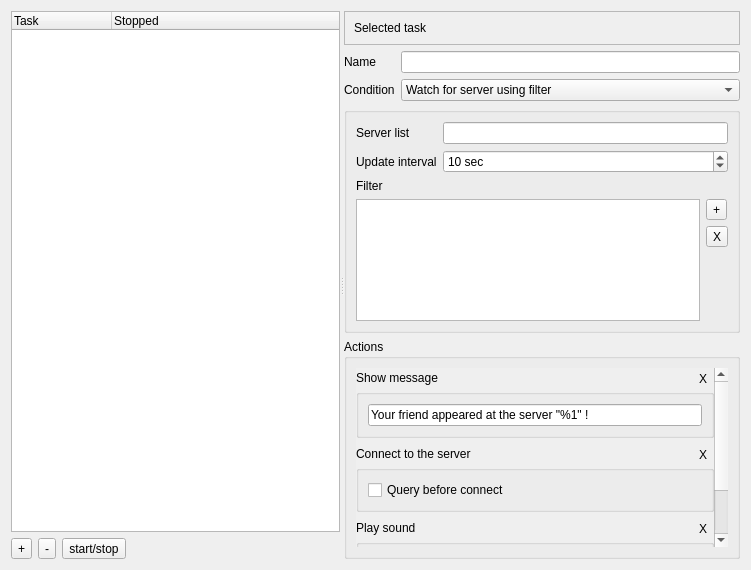
<?xml version="1.0" encoding="UTF-8"?>
<ui version="4.0">
 <class>Form</class>
 <widget class="QWidget" name="Form">
  <property name="geometry">
   <rect>
    <x>0</x>
    <y>0</y>
    <width>751</width>
    <height>570</height>
   </rect>
  </property>
  <property name="windowTitle">
   <string>Form</string>
  </property>
  <layout class="QVBoxLayout" name="verticalLayout_3">
   <item>
    <widget class="QSplitter" name="splitter">
     <property name="orientation">
      <enum>Qt::Horizontal</enum>
     </property>
     <widget class="QWidget" name="layoutWidget">
      <layout class="QVBoxLayout" name="verticalLayout_2">
       <item>
        <widget class="QTreeWidget" name="treeWidget">
         <column>
          <property name="text">
           <string>Task</string>
          </property>
         </column>
         <column>
          <property name="text">
           <string>Stopped</string>
          </property>
         </column>
        </widget>
       </item>
       <item>
        <layout class="QHBoxLayout" name="horizontalLayout">
         <item>
          <widget class="QToolButton" name="toolButton">
           <property name="text">
            <string>+</string>
           </property>
          </widget>
         </item>
         <item>
          <widget class="QToolButton" name="toolButton_2">
           <property name="text">
            <string>-</string>
           </property>
          </widget>
         </item>
         <item>
          <widget class="QToolButton" name="toolButton_3">
           <property name="text">
            <string>start/stop</string>
           </property>
          </widget>
         </item>
         <item>
          <spacer name="horizontalSpacer">
           <property name="orientation">
            <enum>Qt::Horizontal</enum>
           </property>
           <property name="sizeHint" stdset="0">
            <size>
             <width>40</width>
             <height>20</height>
            </size>
           </property>
          </spacer>
         </item>
        </layout>
       </item>
      </layout>
     </widget>
     <widget class="QWidget" name="widget" native="true">
      <layout class="QVBoxLayout" name="verticalLayout_5">
       <item>
        <widget class="QFrame" name="frame">
         <property name="sizePolicy">
          <sizepolicy hsizetype="Preferred" vsizetype="Maximum">
           <horstretch>0</horstretch>
           <verstretch>0</verstretch>
          </sizepolicy>
         </property>
         <property name="frameShape">
          <enum>QFrame::StyledPanel</enum>
         </property>
         <property name="frameShadow">
          <enum>QFrame::Raised</enum>
         </property>
         <layout class="QHBoxLayout" name="horizontalLayout_2">
          <item>
           <widget class="QLabel" name="label">
            <property name="text">
             <string>Selected task</string>
            </property>
           </widget>
          </item>
         </layout>
        </widget>
       </item>
       <item>
        <layout class="QFormLayout" name="formLayout_2">
         <item row="0" column="0">
          <widget class="QLabel" name="label_3">
           <property name="text">
            <string>Name</string>
           </property>
          </widget>
         </item>
         <item row="0" column="1">
          <widget class="QLineEdit" name="lineEdit"/>
         </item>
         <item row="1" column="0">
          <widget class="QLabel" name="label_2">
           <property name="text">
            <string>Condition</string>
           </property>
          </widget>
         </item>
         <item row="1" column="1">
          <widget class="QComboBox" name="comboBox">
           <item>
            <property name="text">
             <string>Watch for server using filter</string>
            </property>
           </item>
           <item>
            <property name="text">
             <string>Execute shell script</string>
            </property>
           </item>
           <item>
            <property name="text">
             <string>Execute python script</string>
            </property>
           </item>
          </widget>
         </item>
        </layout>
       </item>
       <item>
        <widget class="QGroupBox" name="groupBox_2">
         <property name="sizePolicy">
          <sizepolicy hsizetype="Preferred" vsizetype="Expanding">
           <horstretch>0</horstretch>
           <verstretch>0</verstretch>
          </sizepolicy>
         </property>
         <property name="title">
          <string/>
         </property>
         <layout class="QVBoxLayout" name="verticalLayout_13">
          <item>
           <layout class="QFormLayout" name="formLayout_3">
            <item row="0" column="0">
             <widget class="QLabel" name="label_8">
              <property name="text">
               <string>Server list</string>
              </property>
             </widget>
            </item>
            <item row="0" column="1">
             <widget class="QLineEdit" name="lineEdit_3"/>
            </item>
            <item row="1" column="0">
             <widget class="QLabel" name="label_10">
              <property name="text">
               <string>Update interval</string>
              </property>
             </widget>
            </item>
            <item row="1" column="1">
             <widget class="QSpinBox" name="spinBox">
              <property name="suffix">
               <string> sec</string>
              </property>
              <property name="maximum">
               <number>100</number>
              </property>
              <property name="value">
               <number>10</number>
              </property>
             </widget>
            </item>
           </layout>
          </item>
          <item>
           <layout class="QVBoxLayout" name="verticalLayout_12">
            <item>
             <widget class="QLabel" name="label_9">
              <property name="text">
               <string>Filter</string>
              </property>
             </widget>
            </item>
            <item>
             <layout class="QHBoxLayout" name="horizontalLayout_8">
              <item>
               <widget class="QListWidget" name="listWidget"/>
              </item>
              <item>
               <layout class="QVBoxLayout" name="verticalLayout_6">
                <item>
                 <widget class="QToolButton" name="toolButton_8">
                  <property name="text">
                   <string>+</string>
                  </property>
                 </widget>
                </item>
                <item>
                 <widget class="QToolButton" name="toolButton_9">
                  <property name="text">
                   <string>X</string>
                  </property>
                 </widget>
                </item>
                <item>
                 <spacer name="verticalSpacer">
                  <property name="orientation">
                   <enum>Qt::Vertical</enum>
                  </property>
                  <property name="sizeHint" stdset="0">
                   <size>
                    <width>20</width>
                    <height>78</height>
                   </size>
                  </property>
                 </spacer>
                </item>
               </layout>
              </item>
             </layout>
            </item>
           </layout>
          </item>
         </layout>
        </widget>
       </item>
       <item>
        <widget class="QGroupBox" name="groupBox">
         <property name="title">
          <string>Actions</string>
         </property>
         <layout class="QVBoxLayout" name="verticalLayout_4">
          <item>
           <widget class="QScrollArea" name="scrollArea">
            <property name="frameShape">
             <enum>QFrame::NoFrame</enum>
            </property>
            <property name="widgetResizable">
             <bool>true</bool>
            </property>
            <widget class="QWidget" name="scrollAreaWidgetContents">
             <property name="geometry">
              <rect>
               <x>0</x>
               <y>0</y>
               <width>368</width>
               <height>241</height>
              </rect>
             </property>
             <layout class="QVBoxLayout" name="verticalLayout_11">
              <property name="margin">
               <number>0</number>
              </property>
              <item>
               <widget class="QWidget" name="widget_2" native="true">
                <layout class="QVBoxLayout" name="verticalLayout_10">
                 <property name="margin">
                  <number>0</number>
                 </property>
                 <item>
                  <layout class="QVBoxLayout" name="verticalLayout">
                   <property name="spacing">
                    <number>0</number>
                   </property>
                   <item>
                    <layout class="QHBoxLayout" name="horizontalLayout_3">
                     <item>
                      <widget class="QLabel" name="label_4">
                       <property name="sizePolicy">
                        <sizepolicy hsizetype="Preferred" vsizetype="Maximum">
                         <horstretch>0</horstretch>
                         <verstretch>0</verstretch>
                        </sizepolicy>
                       </property>
                       <property name="text">
                        <string>Show message</string>
                       </property>
                      </widget>
                     </item>
                     <item>
                      <widget class="QToolButton" name="toolButton_4">
                       <property name="text">
                        <string>X</string>
                       </property>
                       <property name="autoRaise">
                        <bool>true</bool>
                       </property>
                      </widget>
                     </item>
                    </layout>
                   </item>
                   <item>
                    <widget class="QGroupBox" name="groupBox_6">
                     <property name="title">
                      <string/>
                     </property>
                     <layout class="QVBoxLayout" name="verticalLayout_7">
                      <item>
                       <widget class="QLineEdit" name="lineEdit_2">
                        <property name="text">
                         <string>Your friend appeared at the server &quot;%1&quot; !</string>
                        </property>
                       </widget>
                      </item>
                     </layout>
                    </widget>
                   </item>
                  </layout>
                 </item>
                 <item>
                  <layout class="QVBoxLayout" name="verticalLayout_8">
                   <property name="spacing">
                    <number>0</number>
                   </property>
                   <item>
                    <layout class="QHBoxLayout" name="horizontalLayout_4">
                     <item>
                      <widget class="QLabel" name="label_5">
                       <property name="sizePolicy">
                        <sizepolicy hsizetype="Preferred" vsizetype="Maximum">
                         <horstretch>0</horstretch>
                         <verstretch>0</verstretch>
                        </sizepolicy>
                       </property>
                       <property name="text">
                        <string>Connect to the server</string>
                       </property>
                      </widget>
                     </item>
                     <item>
                      <widget class="QToolButton" name="toolButton_5">
                       <property name="text">
                        <string>X</string>
                       </property>
                       <property name="autoRaise">
                        <bool>true</bool>
                       </property>
                      </widget>
                     </item>
                    </layout>
                   </item>
                   <item>
                    <widget class="QGroupBox" name="groupBox_7">
                     <property name="title">
                      <string/>
                     </property>
                     <layout class="QHBoxLayout" name="horizontalLayout_7">
                      <item>
                       <widget class="QCheckBox" name="checkBox">
                        <property name="text">
                         <string>Query before connect</string>
                        </property>
                       </widget>
                      </item>
                     </layout>
                    </widget>
                   </item>
                  </layout>
                 </item>
                 <item>
                  <layout class="QVBoxLayout" name="verticalLayout_9">
                   <property name="spacing">
                    <number>0</number>
                   </property>
                   <item>
                    <layout class="QHBoxLayout" name="horizontalLayout_5">
                     <item>
                      <widget class="QLabel" name="label_6">
                       <property name="sizePolicy">
                        <sizepolicy hsizetype="Preferred" vsizetype="Maximum">
                         <horstretch>0</horstretch>
                         <verstretch>0</verstretch>
                        </sizepolicy>
                       </property>
                       <property name="text">
                        <string>Play sound</string>
                       </property>
                      </widget>
                     </item>
                     <item>
                      <widget class="QToolButton" name="toolButton_6">
                       <property name="text">
                        <string>X</string>
                       </property>
                       <property name="autoRaise">
                        <bool>true</bool>
                       </property>
                      </widget>
                     </item>
                    </layout>
                   </item>
                   <item>
                    <widget class="QGroupBox" name="groupBox_8">
                     <property name="title">
                      <string/>
                     </property>
                     <layout class="QHBoxLayout" name="horizontalLayout_6">
                      <item>
                       <widget class="QLineEdit" name="lineEdit_6">
                        <property name="text">
                         <string>/usr/shared/sounds/sound.ogg</string>
                        </property>
                       </widget>
                      </item>
                      <item>
                       <widget class="QToolButton" name="toolButton_7">
                        <property name="text">
                         <string>Select</string>
                        </property>
                       </widget>
                      </item>
                     </layout>
                    </widget>
                   </item>
                  </layout>
                 </item>
                 <item>
                  <layout class="QFormLayout" name="formLayout">
                   <item row="0" column="0">
                    <widget class="QLabel" name="label_7">
                     <property name="text">
                      <string>Add new</string>
                     </property>
                    </widget>
                   </item>
                   <item row="0" column="1">
                    <widget class="QComboBox" name="comboBox_2">
                     <item>
                      <property name="text">
                       <string/>
                      </property>
                     </item>
                     <item>
                      <property name="text">
                       <string>Show message</string>
                      </property>
                     </item>
                     <item>
                      <property name="text">
                       <string>Connect to the server</string>
                      </property>
                     </item>
                     <item>
                      <property name="text">
                       <string>Play sound</string>
                      </property>
                     </item>
                     <item>
                      <property name="text">
                       <string>Execute shell script</string>
                      </property>
                     </item>
                     <item>
                      <property name="text">
                       <string>Execute python script</string>
                      </property>
                     </item>
                    </widget>
                   </item>
                  </layout>
                 </item>
                </layout>
               </widget>
              </item>
             </layout>
            </widget>
           </widget>
          </item>
         </layout>
        </widget>
       </item>
      </layout>
     </widget>
    </widget>
   </item>
  </layout>
 </widget>
 <resources/>
 <connections/>
</ui>
